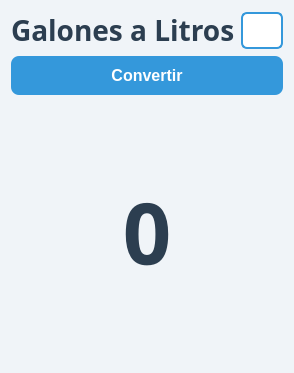
<?xml version="1.0" encoding="UTF-8"?>
<ui version="4.0">
 <class>Dialog</class>
 <widget class="QDialog" name="Dialog">
  <property name="geometry">
   <rect>
    <x>0</x>
    <y>0</y>
    <width>294</width>
    <height>373</height>
   </rect>
  </property>
  <property name="windowTitle">
   <string>Calculadora</string>
  </property>
  <property name="styleSheet">
   <string notr="true">QDialog {
    background-color: #f0f4f8; /* Fondo gris-azulado claro */
    border-radius: 10px;
}

QLabel {
    color: #2c3e50; /* Azul oscuro elegante */
    font-family: &quot;Segoe UI&quot;, &quot;Arial Black&quot;;
    font-size: 21pt;
    font-weight: bold;
}
QLabel#label_resultado {
    color: #2c3e50; /* Azul oscuro elegante */
    font-family: &quot;Segoe UI&quot;, &quot;Arial Black&quot;;
    font-size: 64pt;
    font-weight: bold;
}

QLineEdit {
    background-color: #ffffff;
    border: 2px solid #3498db; /* Azul vibrante */
    border-radius: 6px;
    padding: 6px;
    font-size: 12pt;
    color: #2c3e50;
}

QLineEdit:focus {
    border: 2px solid #1abc9c; /* Verde turquesa al enfocar */
    background-color: #ecf9f6;
}

QPushButton {
    background-color: #3498db; /* Azul principal */
    color: #ffffff;
    border: none;
    border-radius: 8px;
    padding: 10px 18px;
    font-size: 12pt;
    font-weight: bold;
}

QPushButton:hover {
    background-color: #2980b9; /* Azul más intenso */
}

QPushButton:pressed {
    background-color: #1f5a85; /* Azul profundo al presionar */
}

</string>
  </property>
  <layout class="QHBoxLayout" name="horizontalLayout">
   <item>
    <layout class="QVBoxLayout" name="verticalLayout">
     <item>
      <layout class="QGridLayout" name="gridLayout">
       <item row="0" column="0">
        <widget class="QLabel" name="label">
         <property name="font">
          <font>
           <family>Segoe UI,Arial Black</family>
           <pointsize>21</pointsize>
           <weight>75</weight>
           <bold>true</bold>
          </font>
         </property>
         <property name="text">
          <string>Galones a Litros</string>
         </property>
        </widget>
       </item>
       <item row="0" column="1">
        <widget class="QLineEdit" name="edit_numero1"/>
       </item>
      </layout>
     </item>
     <item>
      <widget class="QPushButton" name="boton_sumar">
       <property name="text">
        <string>Convertir</string>
       </property>
      </widget>
     </item>
     <item>
      <widget class="QLabel" name="label_resultado">
       <property name="font">
        <font>
         <family>Segoe UI,Arial Black</family>
         <pointsize>64</pointsize>
         <weight>75</weight>
         <bold>true</bold>
        </font>
       </property>
       <property name="text">
        <string>0</string>
       </property>
       <property name="alignment">
        <set>Qt::AlignCenter</set>
       </property>
      </widget>
     </item>
    </layout>
   </item>
  </layout>
 </widget>
 <resources/>
 <connections/>
</ui>
